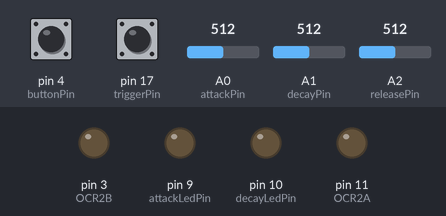
Bench run of a sketch on a simulated Arduino Uno, built with avr-gcc and run on an emulated ATmega328P. On the bench: output pins drawn as LEDs (lit = HIGH). The inputs (shaded band) are chosen by the test bench; at power-on: pin 17 (triggerPin) LOW, pin 4 (buttonPin) HIGH, A0 (attackPin) = 512, A1 (decayPin) = 512, A2 (releasePin) = 512.

Above: at 1.2 s.
1.3 s: pin 17 (triggerPin) driven HIGH
At 1.45 s:
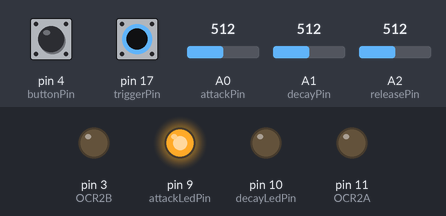
At 2.7 s:
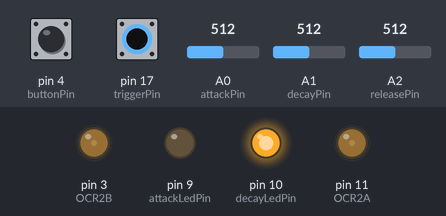
3.8 s: pin 17 (triggerPin) pulsed LOW 2 times (0.12 s each, 0.3 s apart)
At 4.25 s:
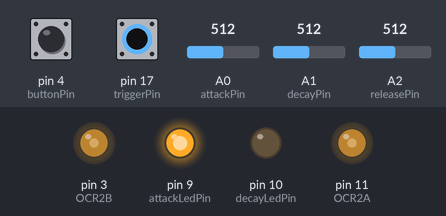
Timing chart, 0 to 6.8 s (numbered marks = the images above; inputs shaded):
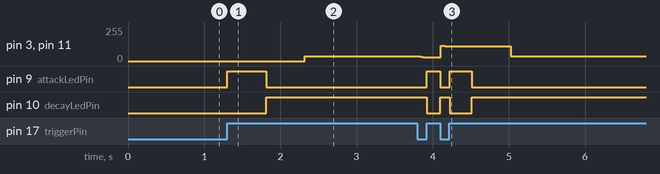

Measured:
- after the input at 1.3 s, pin 3 (OCR2B), pin 11 (OCR2A): 0/255 → 36/255 after 1.0 s; pin 9 (attackLedPin): LOW → HIGH at once, → LOW 0.51 s later; pin 10 (decayLedPin): LOW → HIGH after 0.51 s
- after the input at 3.8 s, pin 9 (attackLedPin): LOW → HIGH after 0.12 s, → LOW 0.18 s later, → HIGH 0.12 s later, → LOW 0.29 s later; pin 10 (decayLedPin): HIGH → LOW after 0.12 s, → HIGH 0.18 s later, → LOW 0.12 s later, → HIGH 0.29 s later

The sketch:

adsr.ino
```cpp
/*
This code was originally written by HAGIWO and released under CC0

HAGIWO MOD1 ADSR Envelope generator Ver1.0
https://note.com/solder_state/n/nf3bca61c8073

ADSR output and 2 gate out.
The first gate out outputs HIGH only during the attack phase. This can be used as a gate-to-trigger conversion.
The second gate out outputs HIGH during the decay to release phases. This can be used as a gate delay or trigger-to-gate conversion.

--Pin assign---
POT1  A0  atk time
POT2  A1  decay time
POT3  A2  rel time
F1    D17  trig in
F2    D9  atk phase gate out
F3    D10  decay ~ rel phase gate out
F4    D11 EG output
BUTTON    sustain level (6 range)
LED       EG output
EEPROM    sustain level
*/

#include <EEPROM.h> // Include EEPROM library for read/write

// ========== Pin Definitions ==========
int triggerPin = 17;  // Gate input pin
int buttonPin  = 4;   // Button input pin, uses internal pull-up (LOW pressed)
int attackPin  = A0;  // Attack pot
int decayPin   = A1;  // Decay pot
int releasePin = A2;  // Release pot

int attackLedPin = 9;   // Indicator for ATTACK state
int decayLedPin  = 10;  // Indicator for DECAY->RELEASE states

// ========== Sustain Levels (6 examples) ==========
int sustainLevels[6] = {
  146, 292, 438, 584, 730, 1023
};
int sustainIndex = 0;
int sustainLevel = sustainLevels[sustainIndex];

// ========== ADSR State Machine ==========
enum {IDLE, ATTACK, DECAY, SUSTAIN, RELEASE};
int envelopeState = IDLE;
float envelope = 0.0;  // 0..1023

// ========== Timing & Rates ==========
unsigned long lastUpdateTime = 0;  // For ADSR step every 1ms
float attackRate  = 0.0;
float decayRate   = 0.0;
float releaseRate = 0.0;

// Attack time=0 flag (A0 <=10 => instant to max)
bool attackIsZero = false;

// ========== Button Debounce Variables ==========
bool lastButtonState = HIGH;             // pull-up => default HIGH
unsigned long buttonPreviousMillis = 0;
const unsigned long debounceDelay  = 30; // ms

// ========== Function Prototypes ==========
void updateADSR();
void handleButtonInput();

void setup() {
  // Configure Timer2 for ~62.5kHz PWM
  // Fast PWM 8-bit, no prescaler => 16MHz / 256 = 62.5kHz
  TCCR2A = 0;
  TCCR2B = 0;

  // Set Fast PWM mode
  TCCR2A |= (1 << WGM21) | (1 << WGM20);
  // No prescaler
  TCCR2B |= (1 << CS20);
  // Non-inverting PWM on OC2A / OC2B
  TCCR2A |= (1 << COM2A1) | (1 << COM2B1);

  pinMode(triggerPin, INPUT);
  pinMode(buttonPin, INPUT_PULLUP);  // Internal pull-up => LOW when pressed
  pinMode(11, OUTPUT);               // OCR2A => Envelope output
  pinMode(3, OUTPUT);                // OCR2B => LED indicator
  pinMode(attackLedPin, OUTPUT);     // D9 => ATTACK indicator
  pinMode(decayLedPin, OUTPUT);      // D10 => DECAY/RELEASE indicator

  // Initialize duty cycle
  OCR2A = 0;
  OCR2B = 0;

  // Read sustainIndex from EEPROM at startup
  sustainIndex = EEPROM.read(0); // Read index from address 0
  if (sustainIndex >= 6) {
    sustainIndex = 0; // Ensure valid range
  }
  sustainLevel = sustainLevels[sustainIndex];
}

void loop() {
  // ----- (1) Handle button to update sustain level & EEPROM -----
  handleButtonInput();

  // ----- (2) Read gate input -----
  bool gate = digitalRead(triggerPin);

  // Gate rising/falling detection
  static bool prevGate = false;
  if (gate && !prevGate) {
    // Gate rising => Attack
    envelopeState = ATTACK;
    // Do not reset envelope => start from current value
  }
  if (!gate && prevGate) {
    // Gate falling => Release
    if (envelopeState != IDLE) {
      envelopeState = RELEASE;
    }
  }
  prevGate = gate;

  // ----- (3) Read pot values for Attack/Decay/Release -----
  int aVal = analogRead(attackPin);
  int dVal = analogRead(decayPin);
  int rVal = analogRead(releasePin);

  // If Attack pot <=10 => Attack=0ms => envelope instantly 1023
  if (aVal <= 10) {
    attackIsZero = true;
    attackRate   = 999999.0; // Arbitrary large
  } else {
    attackIsZero = false;
    int attackTimeMs = map(aVal, 0, 1023, 1, 1000);
    attackRate       = 1023.0 / attackTimeMs;
  }

  // Decay
  int decayTimeMs   = map(dVal, 0, 1023, 1, 1000);
  float decDist     = 1023.0 - sustainLevel;
  decayRate         = decDist / decayTimeMs;

  // Release
  int releaseTimeMs = map(rVal, 0, 1023, 1, 1000);
  float relDist     = (float)sustainLevel;
  releaseRate       = relDist / releaseTimeMs;

  // ----- (4) Update ADSR at ~1ms intervals -----
  unsigned long currentMillis = millis();
  if (currentMillis - lastUpdateTime >= 1) {
    lastUpdateTime = currentMillis;
    updateADSR(); // Update envelope state machine

    // Write envelope to PWM: 0..1023 => 0..255
    int duty = (int)(envelope / 4.0);
    if (duty < 0) duty = 0;
    if (duty > 255) duty = 255;
    OCR2A = duty;
    OCR2B = duty;

    // Update ATTACK indicator (D9) => HIGH only in ATTACK
    if (envelopeState == ATTACK) {
      digitalWrite(attackLedPin, HIGH);
    } else {
      digitalWrite(attackLedPin, LOW);
    }

    // Update DECAY/RELEASE indicator (D10) => HIGH if DECAY,SUSTAIN,RELEASE
    if (envelopeState == DECAY || envelopeState == SUSTAIN || envelopeState == RELEASE) {
      digitalWrite(decayLedPin, HIGH);
    } else {
      digitalWrite(decayLedPin, LOW);
    }
  }
}

/*
   updateADSR()
   This function updates the envelope based on the current state.
   Attack starts from the current envelope value.
*/
void updateADSR() {
  switch (envelopeState) {
    case IDLE:
      envelope = 0.0;
      break;

    case ATTACK:
      if (attackIsZero) {
        envelope = 1023.0;
        envelopeState = DECAY;
      } else {
        envelope += attackRate;
        if (envelope >= 1023.0) {
          envelope = 1023.0;
          envelopeState = DECAY;
        }
      }
      break;

    case DECAY:
      envelope -= decayRate;
      if (envelope <= (float)sustainLevel) {
        envelope = (float)sustainLevel;
        envelopeState = SUSTAIN;
      }
      break;

    case SUSTAIN:
      // Keep sustain level until gate is released
      break;

    case RELEASE:
      if (envelope > 0.0) {
        envelope -= releaseRate;
      }
      if (envelope <= 0.0) {
        envelope = 0.0;
        envelopeState = IDLE;
      }
      break;
  }
}

/*
   handleButtonInput()
   This function handles the button press using a debounce approach.
   The button is internal pull-up => reads HIGH normally, LOW when pressed.
   Also stores sustainIndex to EEPROM on press.
*/
// LGT8F328P: its internal pull-up (~4k) is stronger than the 10k resistor in series
// with the button, so a press never reads LOW. Switch the pull-up off for a moment
// instead: a pressed button drains the pin through the 10k, a released one stays high.
#if defined(__LGT8F__)
int readButton() {
  PORTD &= ~_BV(PD4);   // pull-up off (button = D4)
  delayMicroseconds(5);
  int level = (PIND & _BV(PD4)) ? HIGH : LOW;
  PORTD |= _BV(PD4);    // pull-up back on
  return level;
}
#else
#define readButton() digitalRead(buttonPin)
#endif

void handleButtonInput() {
  int reading = readButton(); // LOW when pressed
  unsigned long currentMillis = millis();

  // Debounce check
  if (currentMillis - buttonPreviousMillis > debounceDelay) {
    // Detect transition HIGH->LOW (button press)
    if (reading == LOW && lastButtonState == HIGH) {
      sustainIndex++;
      if (sustainIndex >= 6) sustainIndex = 0;
      sustainLevel = sustainLevels[sustainIndex];
      EEPROM.write(0, sustainIndex); // Store index to EEPROM
      buttonPreviousMillis = currentMillis;
    }
  }
  lastButtonState = reading;
}
```
